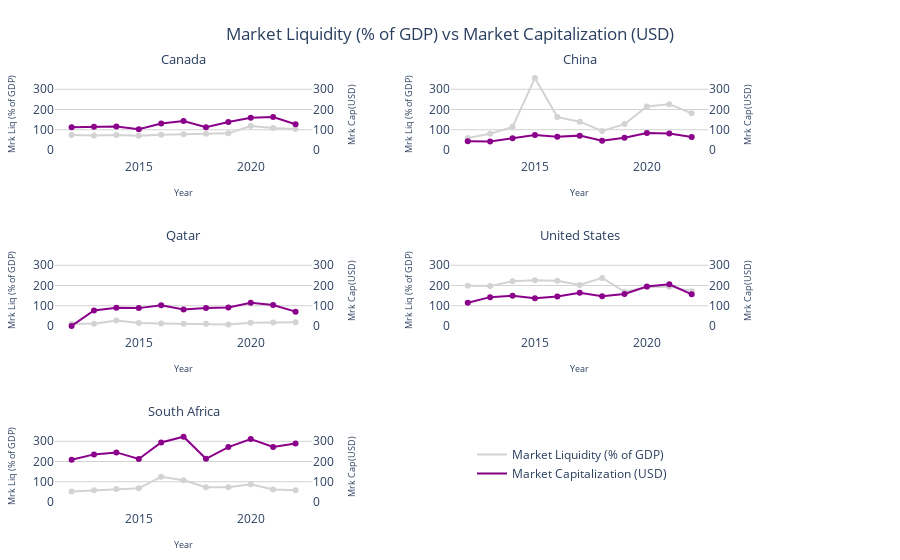

Source (notebook cell):
### Markdown cell above
It will be time and space consuming plotting a chart for each single country. To avoid that, we will organize the various plots into a 2x3 grid of subplots.

### Code cell
# Define subplot grid (3 rows x 2 columns)
fig = make_subplots(
    rows=3, cols=2,
    subplot_titles=('Canada', 'China', 'Qatar', 'United States', 'South Africa', ''),
    vertical_spacing=0.2, horizontal_spacing=0.2,
    specs=[[{"secondary_y": True}, {"secondary_y": True}],  # Enable secondary axis in each column
           [{"secondary_y": True}, {"secondary_y": True}],
           [{"secondary_y": True}, {"secondary_y": True}]]
)

# List of countries
countries = ['Canada', 'China', 'Qatar', 'United States', 'South Africa']

# Add traces for each country without legend
for i, country in enumerate(countries):
    row = i // 2 + 1
    col = i % 2 + 1
    
    # Add market_liq trace (percentage of GDP) on the primary y-axis (left)
    fig.add_trace(go.Scatter(x=mrkLiqclean["year"], y=mrkLiqclean[country],
                             mode='lines+markers', line=dict(color="lightgrey"),
                             name='Market Liquidity (% of GDP)',
                             showlegend=False),
                  row=row, col=col, secondary_y=False)  # False means left axis

    # Add market_cap trace (USD) on the secondary y-axis (right)
    fig.add_trace(go.Scatter(x=mrkCapclean["year"], y=mrkCapclean[country],
                             mode='lines+markers', line=dict(color="darkmagenta"),
                             name='Market Capitalization (USD)',
                             showlegend=False),
                  row=row, col=col, secondary_y=True)  # True means right axis

# Add legend traces for the entire figure
fig.add_trace(go.Scatter(
    x=[None], y=[None], 
    mode='lines',
    line=dict(color="lightgrey"),
    name='Market Liquidity (% of GDP)',
    showlegend=True
))

fig.add_trace(go.Scatter(
    x=[None], y=[None], 
    mode='lines',
    line=dict(color="purple"),
    name='Market Capitalization (USD)',
    showlegend=True
))

# Update layout for the entire figure
fig.update_layout(
    title_text='Market Liquidity (% of GDP) vs Market Capitalization (USD)',
    title_x=0.5,
    title_y=0.95,
    xaxis_title='Year',
    showlegend=True,  # Enable legend
    legend=dict(
        x=0.6,  # Position the legend outside of the plot area
        y=0.05,
        traceorder='normal',
        orientation='v'
    ),
    plot_bgcolor='white',
    paper_bgcolor='white',
    margin=dict(l=40, r=150, t=70, b=40),  # Adjust right margin to fit the legend
    font=dict(size=12)  # Set global font size
)

# Reduce font size for subplot titles
fig.update_layout(annotations=[dict(font=dict(size=13)) for annotation in fig['layout']['annotations']])

# Update x and y axis titles for each subplot
for i in range(1, 4):  # For rows 1, 2, 3
    for j in range(1, 3):  # For columns 1, 2
        fig.update_xaxes(title_text="Year", title_font=dict(size=9), row=i, col=j)
        # Update left y-axis (Market Liquidity)
        fig.update_yaxes(title_text="Mrk Liq (% of GDP)", title_font=dict(size=9),
                         row=i, col=j, secondary_y=False, showgrid=True, gridcolor='lightgrey')
        # Update right y-axis (Market Capitalization) without showing gridlines
        fig.update_yaxes(title_text="Mrk Cap(USD)", title_font=dict(size=9),
                         row=i, col=j, secondary_y=True, showgrid=False)

# Ensure left and right y-axes are aligned by setting the same range
for i in range(1, 4):
    for j in range(1, 3):
        fig.update_yaxes(matches=f'y{i}', row=i, col=j, secondary_y=False)
        fig.update_yaxes(matches=f'y{i}', row=i, col=j, secondary_y=True)

# Save the figure to the img directory
save_plotly_figure(fig, 'img/mrkCapMrkLiqInt', format='png')

# Show the interactive chart
fig.show()

### Figure 1 — Plotly figure (JSON) as saved in the notebook; plotly's stock layout.template omitted (floating-point values rounded to 4 significant figures)
{"data": [{"line": {"color": "lightgrey"}, "mode": "lines+markers", "name": "Market Liquidity (% of GDP)", "showlegend": false, "type": "scatter", "x": [2012, 2013, 2014, 2015, 2016, 2017, 2018, 2019, 2020, 2021, 2022], "xaxis": "x", "y": [73.73, 71.68, 74.42, 70.42, 75.48, 77.62, 79.62, 82.16, 118.0, 109.1, 104.1], "yaxis": "y"}, {"line": {"color": "darkmagenta"}, "mode": "lines+markers", "name": "Market Capitalization (USD)", "showlegend": false, "type": "scatter", "x": [2012, 2013, 2014, 2015, 2016, 2017, 2018, 2019, 2020, 2021, 2022], "xaxis": "x", "y": [112.7, 114.5, 116.0, 102.4, 130.5, 143.5, 112.3, 138.2, 159.5, 162.6, 127.0], "yaxis": "y2"}, {"line": {"color": "lightgrey"}, "mode": "lines+markers", "name": "Market Liquidity (% of GDP)", "showlegend": false, "type": "scatter", "x": [2012, 2013, 2014, 2015, 2016, 2017, 2018, 2019, 2020, 2021, 2022], "xaxis": "x2", "y": [58.92, 80.41, 114.2, 355.5, 162.9, 139.9, 94.07, 127.8, 215.0, 226.5, 181.5], "yaxis": "y3"}, {"line": {"color": "darkmagenta"}, "mode": "lines+markers", "name": "Market Capitalization (USD)", "showlegend": false, "type": "scatter", "x": [2012, 2013, 2014, 2015, 2016, 2017, 2018, 2019, 2020, 2021, 2022], "xaxis": "x2", "y": [43.33, 41.26, 57.32, 74.02, 65.17, 70.76, 45.52, 60.01, 83.59, 81.02, 64.14], "yaxis": "y4"}, {"line": {"color": "lightgrey"}, "mode": "lines+markers", "name": "Market Liquidity (% of GDP)", "showlegend": false, "type": "scatter", "x": [2012, 2013, 2014, 2015, 2016, 2017, 2018, 2019, 2020, 2021, 2022], "xaxis": "x3", "y": [10.39, 10.35, 26.54, 14.93, 12.49, 11.38, 10.35, 7.56, 16.05, 17.28, 18.72], "yaxis": "y5"}, {"line": {"color": "darkmagenta"}, "mode": "lines+markers", "name": "Market Capitalization (USD)", "showlegend": false, "type": "scatter", "x": [2012, 2013, 2014, 2015, 2016, 2017, 2018, 2019, 2020, 2021, 2022], "xaxis": "x3", "y": [0, 76.78, 90.13, 88.14, 102.0, 81.07, 88.93, 90.75, 114.5, 103.0, 70.74], "yaxis": "y6"}, {"line": {"color": "lightgrey"}, "mode": "lines+markers", "name": "Market Liquidity (% of GDP)", "showlegend": false, "type": "scatter", "x": [2012, 2013, 2014, 2015, 2016, 2017, 2018, 2019, 2020, 2021, 2022], "xaxis": "x4", "y": [199.0, 196.9, 221.4, 226.3, 223.7, 202.9, 237.5, 168.9, 192.7, 194.4, 172.1], "yaxis": "y7"}, {"line": {"color": "darkmagenta"}, "mode": "lines+markers", "name": "Market Capitalization (USD)", "showlegend": false, "type": "scatter", "x": [2012, 2013, 2014, 2015, 2016, 2017, 2018, 2019, 2020, 2021, 2022], "xaxis": "x4", "y": [114.8, 142.4, 149.5, 137.0, 145.4, 163.8, 147.3, 158.4, 194.9, 205.8, 156.5], "yaxis": "y8"}, {"line": {"color": "lightgrey"}, "mode": "lines+markers", "name": "Market Liquidity (% of GDP)", "showlegend": false, "type": "scatter", "x": [2012, 2013, 2014, 2015, 2016, 2017, 2018, 2019, 2020, 2021, 2022], "xaxis": "x5", "y": [52.22, 57.93, 64.45, 67.49, 124.4, 107.4, 72.8, 73.16, 86.86, 61.41, 57.76], "yaxis": "y9"}, {"line": {"color": "darkmagenta"}, "mode": "lines+markers", "name": "Market Capitalization (USD)", "showlegend": false, "type": "scatter", "x": [2012, 2013, 2014, 2015, 2016, 2017, 2018, 2019, 2020, 2021, 2022], "xaxis": "x5", "y": [209.0, 235.2, 245, 212.3, 294.0, 322.7, 213.5, 271.3, 310.8, 272.1, 289.1], "yaxis": "y10"}, {"line": {"color": "lightgrey"}, "mode": "lines", "name": "Market Liquidity (% of GDP)", "showlegend": true, "type": "scatter", "x": [null], "y": [null]}, {"line": {"color": "purple"}, "mode": "lines", "name": "Market Capitalization (USD)", "showlegend": true, "type": "scatter", "x": [null], "y": [null]}], "layout": {"annotations": [{"font": {"size": 13}, "showarrow": false, "text": "Canada", "x": 0.185, "xanchor": "center", "xref": "paper", "y": 1, "yanchor": "bottom", "yref": "paper"}, {"font": {"size": 13}, "showarrow": false, "text": "China", "x": 0.755, "xanchor": "center", "xref": "paper", "y": 1, "yanchor": "bottom", "yref": "paper"}, {"font": {"size": 13}, "showarrow": false, "text": "Qatar", "x": 0.185, "xanchor": "center", "xref": "paper", "y": 0.6, "yanchor": "bottom", "yref": "paper"}, {"font": {"size": 13}, "showarrow": false, "text": "United States", "x": 0.755, "xanchor": "center", "xref": "paper", "y": 0.6, "yanchor": "bottom", "yref": "paper"}, {"font": {"size": 13}, "showarrow": false, "text": "South Africa", "x": 0.185, "xanchor": "center", "xref": "paper", "y": 0.2, "yanchor": "bottom", "yref": "paper"}], "font": {"size": 12}, "legend": {"orientation": "v", "traceorder": "normal", "x": 0.6, "y": 0.05}, "margin": {"b": 40, "l": 40, "r": 150, "t": 70}, "paper_bgcolor": "white", "plot_bgcolor": "white", "showlegend": true, "title": {"text": "Market Liquidity (% of GDP) vs Market Capitalization (USD)", "x": 0.5, "y": 0.95}, "xaxis": {"anchor": "y", "domain": [0, 0.37], "title": {"font": {"size": 9}, "text": "Year"}}, "xaxis2": {"anchor": "y3", "domain": [0.57, 0.94], "title": {"font": {"size": 9}, "text": "Year"}}, "xaxis3": {"anchor": "y5", "domain": [0, 0.37], "title": {"font": {"size": 9}, "text": "Year"}}, "xaxis4": {"anchor": "y7", "domain": [0.57, 0.94], "title": {"font": {"size": 9}, "text": "Year"}}, "xaxis5": {"anchor": "y9", "domain": [0, 0.37], "title": {"font": {"size": 9}, "text": "Year"}}, "xaxis6": {"anchor": "y11", "domain": [0.57, 0.94], "title": {"font": {"size": 9}, "text": "Year"}}, "yaxis": {"anchor": "x", "domain": [0.8, 1], "gridcolor": "lightgrey", "matches": "y", "showgrid": true, "title": {"font": {"size": 9}, "text": "Mrk Liq (% of GDP)"}}, "yaxis10": {"anchor": "x5", "matches": "y3", "overlaying": "y9", "showgrid": false, "side": "right", "title": {"font": {"size": 9}, "text": "Mrk Cap(USD)"}}, "yaxis11": {"anchor": "x6", "domain": [0, 0.2], "gridcolor": "lightgrey", "matches": "y3", "showgrid": true, "title": {"font": {"size": 9}, "text": "Mrk Liq (% of GDP)"}}, "yaxis12": {"anchor": "x6", "matches": "y3", "overlaying": "y11", "showgrid": false, "side": "right", "title": {"font": {"size": 9}, "text": "Mrk Cap(USD)"}}, "yaxis2": {"anchor": "x", "matches": "y", "overlaying": "y", "showgrid": false, "side": "right", "title": {"font": {"size": 9}, "text": "Mrk Cap(USD)"}}, "yaxis3": {"anchor": "x2", "domain": [0.8, 1], "gridcolor": "lightgrey", "matches": "y", "showgrid": true, "title": {"font": {"size": 9}, "text": "Mrk Liq (% of GDP)"}}, "yaxis4": {"anchor": "x2", "matches": "y", "overlaying": "y3", "showgrid": false, "side": "right", "title": {"font": {"size": 9}, "text": "Mrk Cap(USD)"}}, "yaxis5": {"anchor": "x3", "domain": [0.4, 0.6], "gridcolor": "lightgrey", "matches": "y2", "showgrid": true, "title": {"font": {"size": 9}, "text": "Mrk Liq (% of GDP)"}}, "yaxis6": {"anchor": "x3", "matches": "y2", "overlaying": "y5", "showgrid": false, "side": "right", "title": {"font": {"size": 9}, "text": "Mrk Cap(USD)"}}, "yaxis7": {"anchor": "x4", "domain": [0.4, 0.6], "gridcolor": "lightgrey", "matches": "y2", "showgrid": true, "title": {"font": {"size": 9}, "text": "Mrk Liq (% of GDP)"}}, "yaxis8": {"anchor": "x4", "matches": "y2", "overlaying": "y7", "showgrid": false, "side": "right", "title": {"font": {"size": 9}, "text": "Mrk Cap(USD)"}}, "yaxis9": {"anchor": "x5", "domain": [0, 0.2], "gridcolor": "lightgrey", "matches": "y3", "showgrid": true, "title": {"font": {"size": 9}, "text": "Mrk Liq (% of GDP)"}}}}
